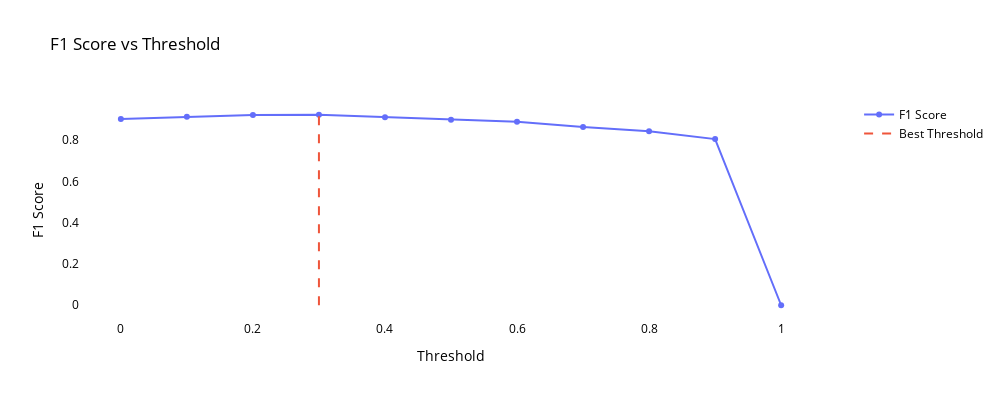

Here is the notebook cell this chart was saved with:
### Code cell
# Plot F1 scores vs. thresholds
plot_f1_scores_vs_thresholds(thresholds, f1_scores, best_threshold)

### Figure 1 — Plotly figure (JSON) as saved in the notebook; plotly's stock layout.template omitted (floating-point values rounded to 4 significant figures)
{"data": [{"mode": "lines+markers", "name": "F1 Score", "type": "scatter", "x": [0, 0.1, 0.2, 0.3, 0.4, 0.5, 0.6, 0.7, 0.8, 0.9, 1], "y": [0.9018, 0.9124, 0.921, 0.9226, 0.9107, 0.8988, 0.889, 0.8638, 0.8432, 0.8047, 0]}, {"line": {"dash": "dash"}, "mode": "lines", "name": "Best Threshold", "type": "scatter", "x": [0.3, 0.3], "y": [0, 0.9226]}], "layout": {"font": {"color": "black"}, "height": 400, "hovermode": "x unified", "legend": {"orientation": "v", "x": 1.05, "y": 1}, "paper_bgcolor": "rgba(0,0,0,0)", "plot_bgcolor": "rgba(0,0,0,0)", "showlegend": true, "title": {"text": "F1 Score vs Threshold"}, "width": 1000, "xaxis": {"tickfont": {"color": "black"}, "title": {"font": {"color": "black"}, "text": "Threshold"}}, "yaxis": {"tickfont": {"color": "black"}, "title": {"font": {"color": "black"}, "text": "F1 Score"}}}}
